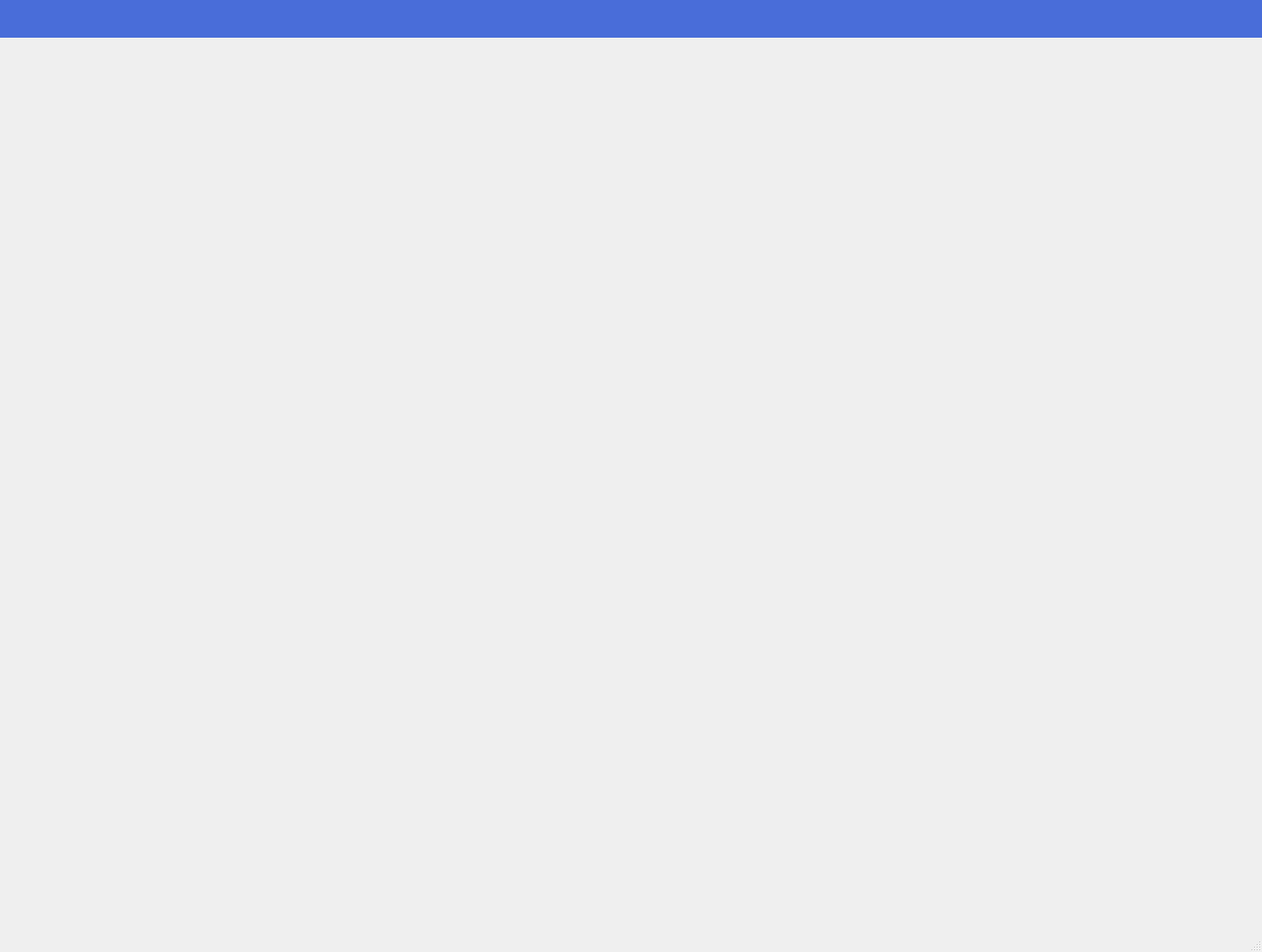
<?xml version="1.0" encoding="UTF-8"?>
<ui version="4.0">
 <class>MainWindow</class>
 <widget class="QMainWindow" name="MainWindow">
  <property name="enabled">
   <bool>false</bool>
  </property>
  <property name="geometry">
   <rect>
    <x>0</x>
    <y>0</y>
    <width>1440</width>
    <height>1086</height>
   </rect>
  </property>
  <property name="windowTitle">
   <string>MainWindow</string>
  </property>
  <widget class="QWidget" name="centralwidget">
   <widget class="QWidget" name="widget" native="true">
    <property name="geometry">
     <rect>
      <x>0</x>
      <y>0</y>
      <width>1440</width>
      <height>43</height>
     </rect>
    </property>
    <property name="styleSheet">
     <string notr="true">background-color: rgb(73, 109, 217);</string>
    </property>
   </widget>
  </widget>
  <widget class="QMenuBar" name="menubar">
   <property name="geometry">
    <rect>
     <x>0</x>
     <y>0</y>
     <width>1440</width>
     <height>25</height>
    </rect>
   </property>
  </widget>
  <widget class="QStatusBar" name="statusbar"/>
 </widget>
 <resources/>
 <connections/>
</ui>
